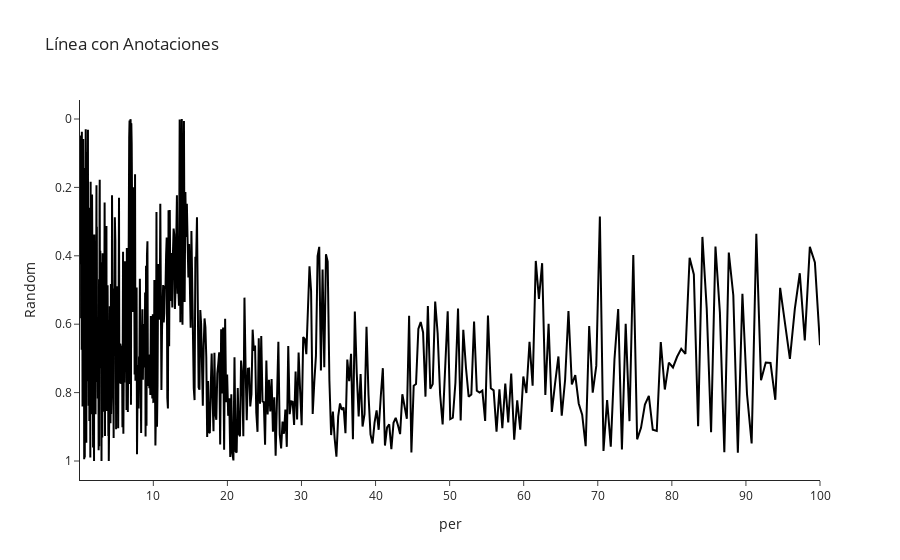

Notebook code for this chart:
### Code cell
import plotly.graph_objects as go

# Supongamos que tienes un DataFrame 'df' con las columnas 'per', 'Random', y 'color'

# Crear la figura
fig = go.Figure()

text = [f"{x_val},{mp}, {np}" for x_val, mp, np in zip(df['per'],df['max_predict'], df['Name_predict'])]

# Añadir la línea
fig.add_trace(go.Scatter(
    x=df['per'],
    y=df['Random'],
    mode='lines',  # 'lines', 'markers', o 'lines+markers'
    name='Random',
    hoverinfo='text',  # Muestra solo el texto personalizado
    text=text,  # Texto personalizado para cada punto
    line=dict(color='black')  # Texto personalizado para cada punto
))
# Invertir el eje y
fig.update_yaxes(autorange="reversed")


# Actualizar el layout si es necesario
fig.update_layout(
    title="Línea con Anotaciones",
    xaxis_title="per",
    yaxis_title="Random",
    template="simple_white"
)

# Mostrar la figura
fig.show()

### Figure 1 — Plotly figure (JSON) as saved in the notebook; plotly's stock layout.template omitted (floating-point values rounded to 4 significant figures; data arrays with more than 128 entries replaced by an {"elided": "..."} marker saying what was removed)
{"data": [{"hoverinfo": "text", "line": {"color": "black"}, "mode": "lines", "name": "Random", "text": {"elided": "1000 str values"}, "type": "scatter", "x": {"elided": "1000 float values"}, "y": {"elided": "1000 float values"}}], "layout": {"title": {"text": "Línea con Anotaciones"}, "xaxis": {"title": {"text": "per"}}, "yaxis": {"autorange": "reversed", "title": {"text": "Random"}}}}
